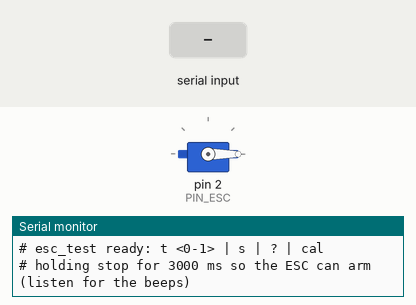
A sketch run on a simulated Arduino Uno, built with avr-gcc and run on an emulated ATmega328P. Parts: servo, the last lines printed to the serial monitor. The inputs (shaded band) are chosen by the test bench.

Above: at 4.2 s.
4.3 s: "t 45\n" received over Serial
At 5.06 s:
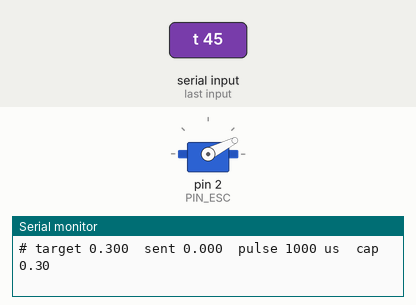
At 6.7 s:
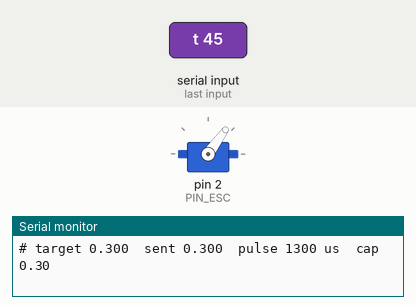
7.3 s: "go\n" received over Serial
At 8.3 s:
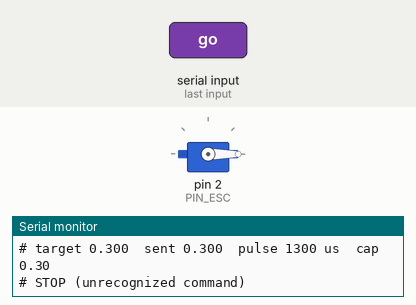
Timing chart, 0 to 9.8 s (numbered marks = the images above; inputs shaded):
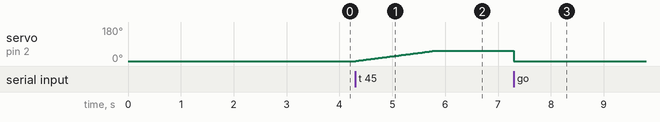

The sketch:

esc_test.ino
```cpp
// esc_test.ino -- spin the EDF through the Skywalker 50A V2 ESC from the
// Serial Monitor: arming, throttle-range calibration, and capped throttle steps.
//
// Board: Teensy 4.1 or Teensy 4.0 (Tools > Board). The sketch is the same for
// both: pin 2 is a PWM-capable pin on either board.
//
// Wiring (docs/icd/edf_esc.md):
//   ESC signal (white/yellow) -> Teensy pin 2
//   ESC signal GND (black/brown) -> Teensy GND     (REQUIRED reference)
//   ESC red (BEC +5 V)        -> NOT CONNECTED      (pull the pin or insulate it;
//                                                    the Teensy runs from USB)
//   ESC power                 -> XT60 on the 15 A fused EDF branch
//
// !!! EDF restrained, guard on, nobody in line with the intake or exhaust,
// !!! inline watt meter on the XT60, hand on the AC switch / E-stop.
//
// HOW AN RC ESC IS "TALKED TO"
//   There is no data protocol. The ESC reads one pulse every 20 ms (50 Hz) and
//   sets motor power from the pulse WIDTH:
//     1000 us = stop, 2000 us = full throttle   [VERIFY after calibration]
//   The Teensy Servo library generates exactly this pulse, so "throttle 0..1"
//   just maps to 1000..2000 us.
//   The ESC will NOT start the motor until it has seen a steady "stop" pulse
//   for a moment after power-up (arming). That is why setup() sends 1000 us
//   before anything else, and why the sketch refuses throttle for ARM_HOLD_MS.
//
// Serial Monitor: 115200 baud, line ending "Newline".
//   t <0-1>   set target throttle (hard-capped at TEST_CAP, ramped at RAMP_PER_S)
//   s         stop NOW (no ramp). Any unrecognized line also stops.
//   ?         print status
//   cal       throttle-range calibration (only while stopped; follow prompts)
//
// Automatic stops:
//   - Serial Monitor closed / USB unplugged
//   - MAX_RUN_MS with no new "t" command (re-send "t" to keep it running)
//   - signal loss: the ESC itself stops the motor if the pulses stop
//
// Self-contained on purpose (no shared files).

#include <Servo.h>

// ---------------------------------------------------------------------
// SETTINGS
// ---------------------------------------------------------------------
const int   PIN_ESC     = 2;
const int   MIN_US      = 1000;   // [VERIFY] stop pulse, against the Skywalker manual
const int   MAX_US      = 2000;   // [VERIFY] full-throttle pulse
const float TEST_CAP    = 0.30;   // [DES] never exceed while the fuse is 15 A.
                                  // The EDF can pull ~50 A at full throttle.
                                  // Raise in small steps while watching the
                                  // watt meter; log each step in the ICD.
const float RAMP_PER_S  = 0.20;   // [DES] max throttle change per second going UP.
                                  // Avoids current spikes that pop the fuse.
const uint32_t ARM_HOLD_MS = 3000;  // hold "stop" this long after boot so the ESC
                                    // arms (listen for the arming beeps) [VERIFY]
const uint32_t MAX_RUN_MS  = 30000; // auto-stop if no "t" command for this long
const uint32_t STATUS_MS   = 1000;  // status print period while spinning

// ---------------------------------------------------------------------
// STATE
// ---------------------------------------------------------------------
Servo esc;
float target = 0;            // throttle the user asked for (0..TEST_CAP)
float current = 0;           // throttle actually being sent (ramps toward target)
int   pulse_us = MIN_US;     // pulse width actually being sent
uint32_t last_cmd_ms = 0;    // time of the last "t" command
uint32_t last_ramp_ms = 0;
uint32_t last_status_ms = 0;

enum CalStep { CAL_OFF, CAL_WAIT_UNPLUGGED, CAL_WAIT_MAX_BEEPS };
CalStep cal = CAL_OFF;

// ---------------------------------------------------------------------
// LOW LEVEL
// ---------------------------------------------------------------------
void write_us(int us) {
  pulse_us = us;
  esc.writeMicroseconds(us);
}

int throttle_to_us(float t) {
  return MIN_US + (int)(t * (MAX_US - MIN_US) + 0.5f);
}

// Instant stop: no ramp, clears everything.
void stop_now(const char *why) {
  target = 0;
  current = 0;
  cal = CAL_OFF;
  write_us(MIN_US);
  Serial.print("# STOP ("); Serial.print(why); Serial.println(")");
}

void print_status() {
  Serial.print("# target ");   Serial.print(target, 3);
  Serial.print("  sent ");     Serial.print(current, 3);
  Serial.print("  pulse ");    Serial.print(pulse_us);
  Serial.print(" us  cap ");   Serial.println(TEST_CAP, 2);
}

// Non-blocking line reader: returns true once a full line is in buf.
bool read_line(char *buf, size_t n) {
  static size_t len = 0;
  while (Serial.available()) {
    char c = Serial.read();
    if (c == '\n' || c == '\r') {
      if (len == 0) continue;          // ignore empty lines / CRLF leftovers
      buf[len] = '\0';
      len = 0;
      return true;
    }
    if (len < n - 1) buf[len++] = c;
  }
  return false;
}

// ---------------------------------------------------------------------
// COMMANDS
// ---------------------------------------------------------------------
void handle_calibration(const char *cmd) {
  // Calibration teaches the ESC what pulse means "full" and what means "stop".
  // Skywalker sequence [VERIFY in manual]: power the ESC up while it sees MAX,
  // it beeps to say "got max", then drop to MIN and it beeps to confirm.
  //
  // !!! MAX = FULL THROTTLE (~50 A). The ESC must be UNPOWERED (XT60 unplugged)
  // !!! when MAX starts, or the fan goes straight to full power.
  if (cal == CAL_WAIT_UNPLUGGED) {
    if (strcmp(cmd, "go") != 0) { stop_now("calibration aborted"); return; }
    write_us(MAX_US);
    cal = CAL_WAIT_MAX_BEEPS;
    Serial.println("# Sending MAX. Plug in the XT60 now.");
    Serial.println("# When the ESC beeps for max, type 'next'. Anything else aborts.");
  } else if (cal == CAL_WAIT_MAX_BEEPS) {
    if (strcmp(cmd, "next") != 0) { stop_now("calibration aborted"); return; }
    write_us(MIN_US);
    cal = CAL_OFF;
    Serial.println("# Sent MIN. Wait for the confirmation beeps. Calibration done.");
  }
}

void handle_command(char *cmd) {
  if (cal != CAL_OFF) { handle_calibration(cmd); return; }

  if (cmd[0] == 't' && cmd[1] == ' ') {
    if (millis() < ARM_HOLD_MS) { Serial.println("# still arming, wait"); return; }
    float t = atof(cmd + 2);
    if (!(t > 0)) t = 0;                        // also catches NaN
    if (t > TEST_CAP) {
      Serial.print("# capped at "); Serial.println(TEST_CAP, 2);
      t = TEST_CAP;
    }
    target = t;
    last_cmd_ms = millis();
    print_status();
  } else if (strcmp(cmd, "?") == 0) {
    print_status();
  } else if (strcmp(cmd, "cal") == 0) {
    stop_now("entering calibration");
    cal = CAL_WAIT_UNPLUGGED;
    Serial.println("# CALIBRATION: unplug the ESC's XT60 now, then type 'go'.");
  } else {
    stop_now(strcmp(cmd, "s") == 0 ? "command" : "unrecognized command");
  }
}

// ---------------------------------------------------------------------
// SETUP / LOOP
// ---------------------------------------------------------------------
void setup() {
  // FIRST thing: hold the ESC at "stop" so it arms and never sees a random pulse.
  esc.attach(PIN_ESC, MIN_US, MAX_US);
  write_us(MIN_US);

  Serial.begin(115200);                 // USB serial; baud is ignored on Teensy
  while (!Serial && millis() < 3000) {}
  Serial.println("# esc_test ready: t <0-1> | s | ? | cal");
  Serial.print("# holding stop for "); Serial.print(ARM_HOLD_MS);
  Serial.println(" ms so the ESC can arm (listen for the beeps)");
}

void loop() {
  static char line[32];
  if (read_line(line, sizeof line)) handle_command(line);

  uint32_t now = millis();

  // Safety: Serial Monitor closed or USB unplugged -> stop.
  if (!Serial && (target > 0 || cal != CAL_OFF)) stop_now("USB serial lost");

  // Safety: no fresh "t" command for MAX_RUN_MS -> stop.
  if (target > 0 && now - last_cmd_ms > MAX_RUN_MS) stop_now("run time limit");

  // During calibration the pulse is set directly; skip the ramp.
  if (cal != CAL_OFF) return;

  // Ramp: rise at RAMP_PER_S, drop immediately.
  float dt = (now - last_ramp_ms) * 1e-3f;
  last_ramp_ms = now;
  if (target > current) current = min(target, current + RAMP_PER_S * dt);
  else                  current = target;
  int us = throttle_to_us(current);
  if (us != pulse_us) write_us(us);

  // Status once a second while spinning (read the watt meter alongside it).
  if (current > 0 && now - last_status_ms >= STATUS_MS) {
    last_status_ms = now;
    print_status();
  }
}
```

Measured:
- after the input at 4.3 s, servo on pin 2 (PIN_ESC): moves from 0° to 54° over 1.5 s, starting at once
- after the input at 7.3 s, servo on pin 2 (PIN_ESC): 54° → 0° at once
